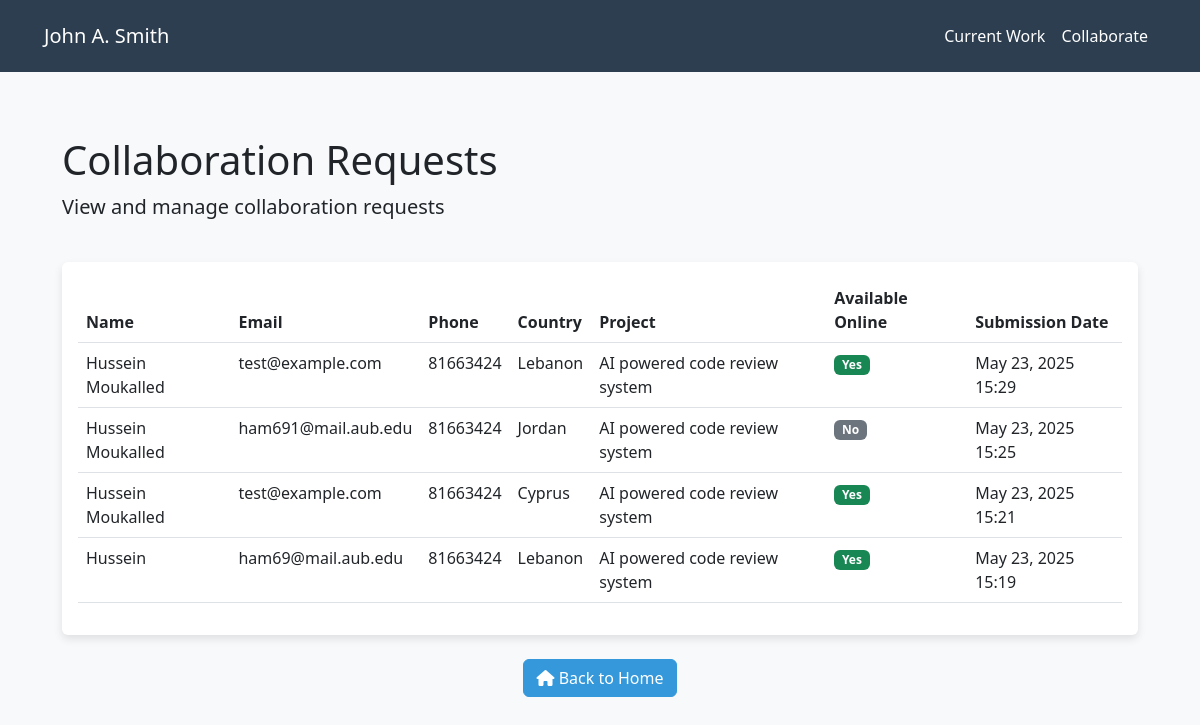
Screenshot of /admin-dashboard/ with the database file from the repository.
### portfolio/models.py (models this page shows, shortened)
class CollaborationRequest(models.Model):
    GENDER_CHOICES = [
        ('M', 'Male'),
        ('F', 'Female'),
        ('O', 'Other'),
    ]
    COUNTRY_CHOICES = [
        ('LEB', 'Lebanon'),
        ('CYP', 'Cyprus'),
        ('JOR', 'Jordan'),
        ('EGY', 'Egypt'),
    ]
    name = models.CharField(max_length=100)
    phone = models.CharField(max_length=20)
    email = models.EmailField()
    gender = models.CharField(max_length=1, choices=GENDER_CHOICES)
    country = models.CharField(max_length=3, choices=COUNTRY_CHOICES)
    available_online = models.BooleanField(default=False)
    project_name = models.CharField(max_length=200)
    submission_date = models.DateTimeField(auto_now_add=True)

### portfolio/views.py (the view)
# urls.py: path('admin-dashboard/', views.admin_dashboard, name='admin_dashboard'),
def admin_dashboard(request):
    collaboration_requests = CollaborationRequest.objects.all().order_by('-submission_date')
    return render(request, 'portfolio/admin_dashboard.html', {'requests': collaboration_requests})

### templates/portfolio/admin_dashboard.html
{% extends 'portfolio/base.html' %}
{% block content %}
<div class="row mb-4">
    <div class="col">
        <h1>Collaboration Requests</h1>
        <p class="lead">View and manage collaboration requests</p>
    </div>
</div>
<div class="card">
    <div class="card-body">
        <div class="table-responsive">
            <table class="table table-hover">
                <thead>
                    <tr>
                        <th>Name</th>
                        <th>Email</th>
                        <th>Phone</th>
                        <th>Country</th>
                        <th>Project</th>
                        <th>Available Online</th>
                        <th>Submission Date</th>
                    </tr>
                </thead>
                <tbody>
                    {% for request in requests %}
                    <tr>
                        <td>{{ request.name }}</td>
                        <td>{{ request.email }}</td>
                        <td>{{ request.phone }}</td>
                        <td>{{ request.get_country_display }}</td>
                        <td>{{ request.project_name }}</td>
                        <td>
                            {% if request.available_online %}
                                <span class="badge bg-success">Yes</span>
                            {% else %}
                                <span class="badge bg-secondary">No</span>
                            {% endif %}
                        </td>
                        <td>{{ request.submission_date|date:"M d, Y H:i" }}</td>
                    </tr>
                    {% empty %}
                    <tr>
                        <td colspan="7" class="text-center">No collaboration requests yet.</td>
                    </tr>
                    {% endfor %}
                </tbody>
            </table>
        </div>
    </div>
</div>
<div class="text-center mt-4">
    <a href="{% url 'home' %}" class="btn btn-primary">
        <i class="fas fa-home"></i> Back to Home
    </a>
</div>
{% endblock %}

### templates/portfolio/base.html (shortened to what this page needs)
<!DOCTYPE html>
<html lang="en">
<head>
    <link href="https://cdn.jsdelivr.net/npm/bootstrap@5.3.0/dist/css/bootstrap.min.css" rel="stylesheet">
    <link rel="stylesheet" href="https://cdnjs.cloudflare.com/ajax/libs/font-awesome/6.0.0/css/all.min.css">
</head>
<body>
    <nav class="navbar navbar-expand-lg">
        <div class="container">
            <a class="navbar-brand" href="{% url 'home' %}">John A. Smith</a>
            <div class="collapse navbar-collapse" id="navbarNav">
                <ul class="navbar-nav ms-auto">
                    <li class="nav-item">
                        <a class="nav-link" href="{% url 'current_work' %}">Current Work</a>
                    </li>
                    <li class="nav-item">
                        <a class="nav-link" href="{% url 'collaborate' %}">Collaborate</a>
                    </li>
                </ul>
            </div>
        </div>
    </nav>
    <div class="container main-content">
        {% block content %}
        {% endblock %}
    </div>
</body>
</html>

### templates/portfolio/base.html (style rules this page uses)
body { font-family: 'Segoe UI', Tahoma, Geneva, Verdana, sans-serif; background-color: #f8f9fa; }
.navbar { background-color: #2c3e50; padding: 1rem 2rem; }
.navbar-brand, .nav-link { color: white !important; }
.main-content { padding: 2rem; margin-top: 2rem; }
.card { border: none; box-shadow: 0 4px 8px rgba(0,0,0,0.1); transition: transform 0.3s ease; }
.btn-primary { background-color: #3498db; border-color: #3498db; }

### rows the page displays
CollaborationRequest: name "Hussein Moukalled", email "test@example.com", phone "81663424", country "Lebanon", project_name "AI powered code review system", available_online "Yes", submission_date "May 23, 2025 15:29"
CollaborationRequest: name "Hussein Moukalled", email "ham691@mail.aub.edu", phone "81663424", country "Jordan", project_name "AI powered code review system", available_online "No", submission_date "May 23, 2025 15:25"
CollaborationRequest: name "Hussein Moukalled", email "test@example.com", phone "81663424", country "Cyprus", project_name "AI powered code review system", available_online "Yes", submission_date "May 23, 2025 15:21"
CollaborationRequest: name "Hussein", email "ham69@mail.aub.edu", phone "81663424", country "Lebanon", project_name "AI powered code review system", available_online "Yes", submission_date "May 23, 2025 15:19"
